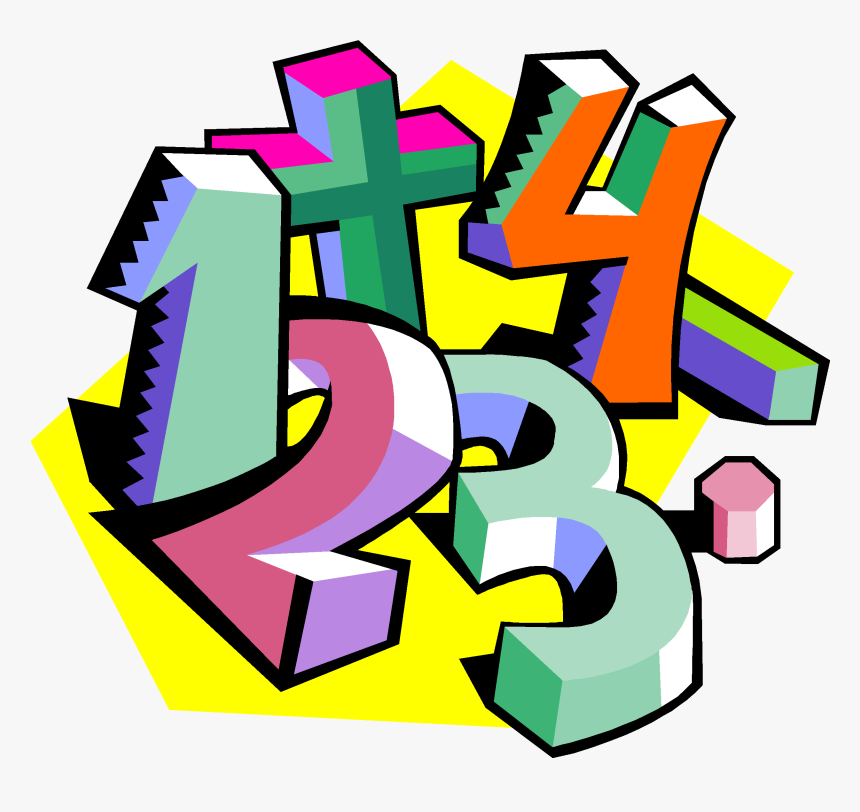
#> input picture convolution/image.png, 860 x 812 px
$ python gaussian-image.py
#> lines starting #> are read from the running program, lines starting #| are printed output that depends on the picture
import cv2

img = cv2.imread("image.png")
#> img is the input picture: shape (812, 860, 3); mean B, G, R 158.9, 187.1, 191.1
blur = cv2.GaussianBlur(img, (9, 9), 8)
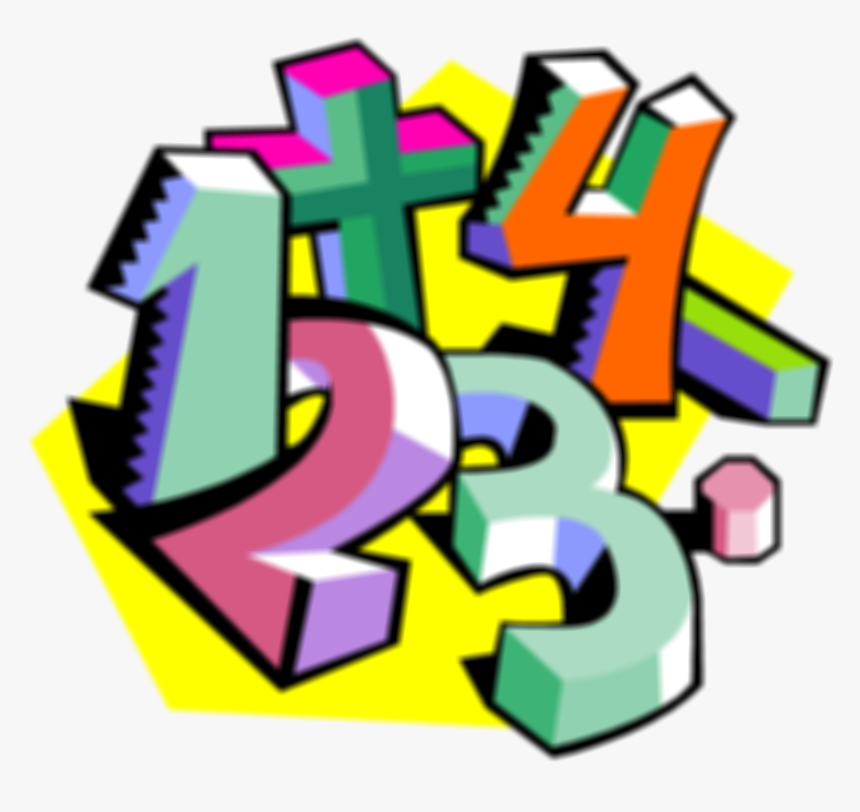
#> blur: shape (812, 860, 3); mean B, G, R 158.9, 187.1, 191.1

cv2.imshow("Original", img)
cv2.imshow("Blurred", blur)

cv2.waitKey()
